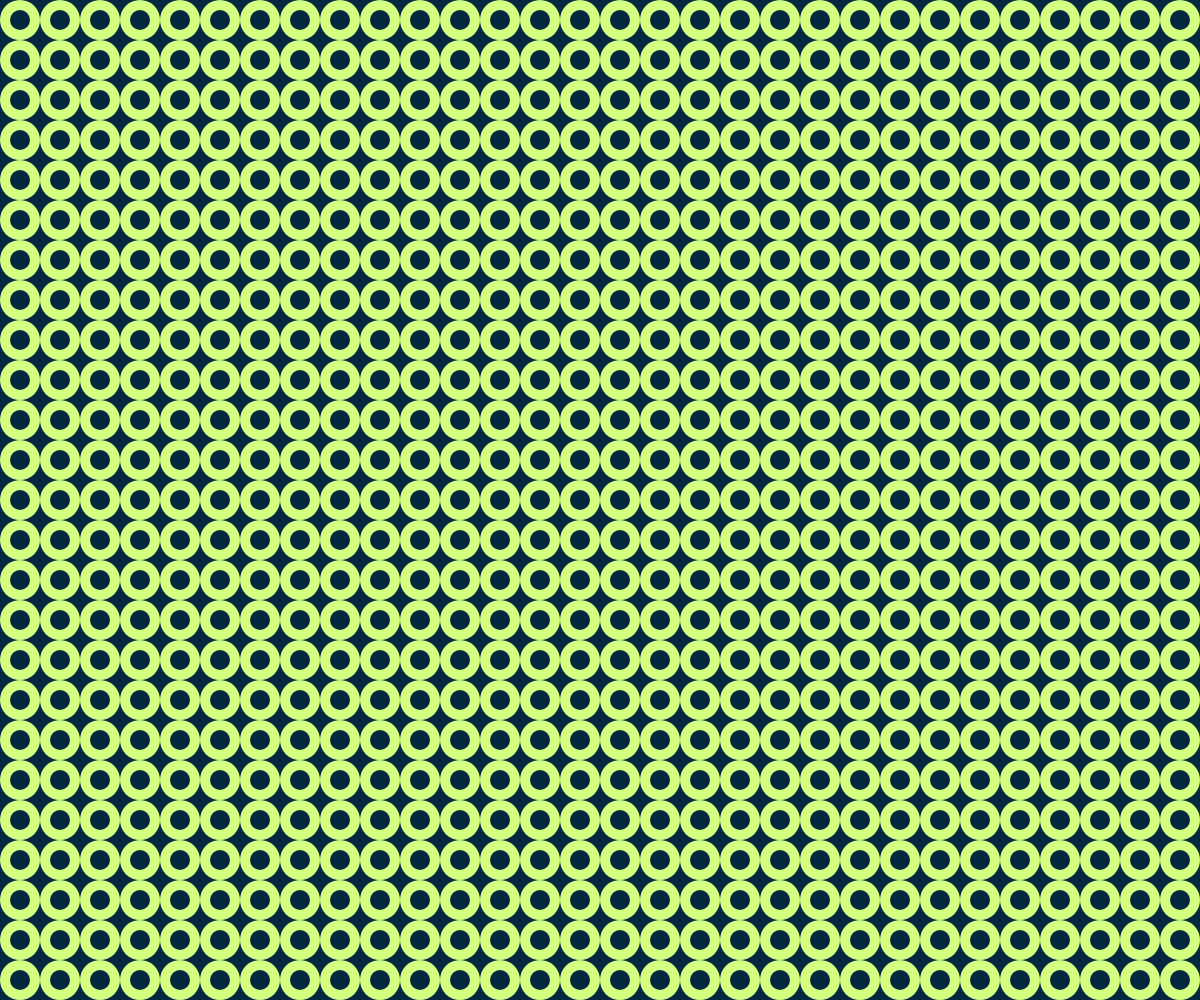
Frame 1 (no input)
Frame 60 (no input): identical to frame 1, image omitted
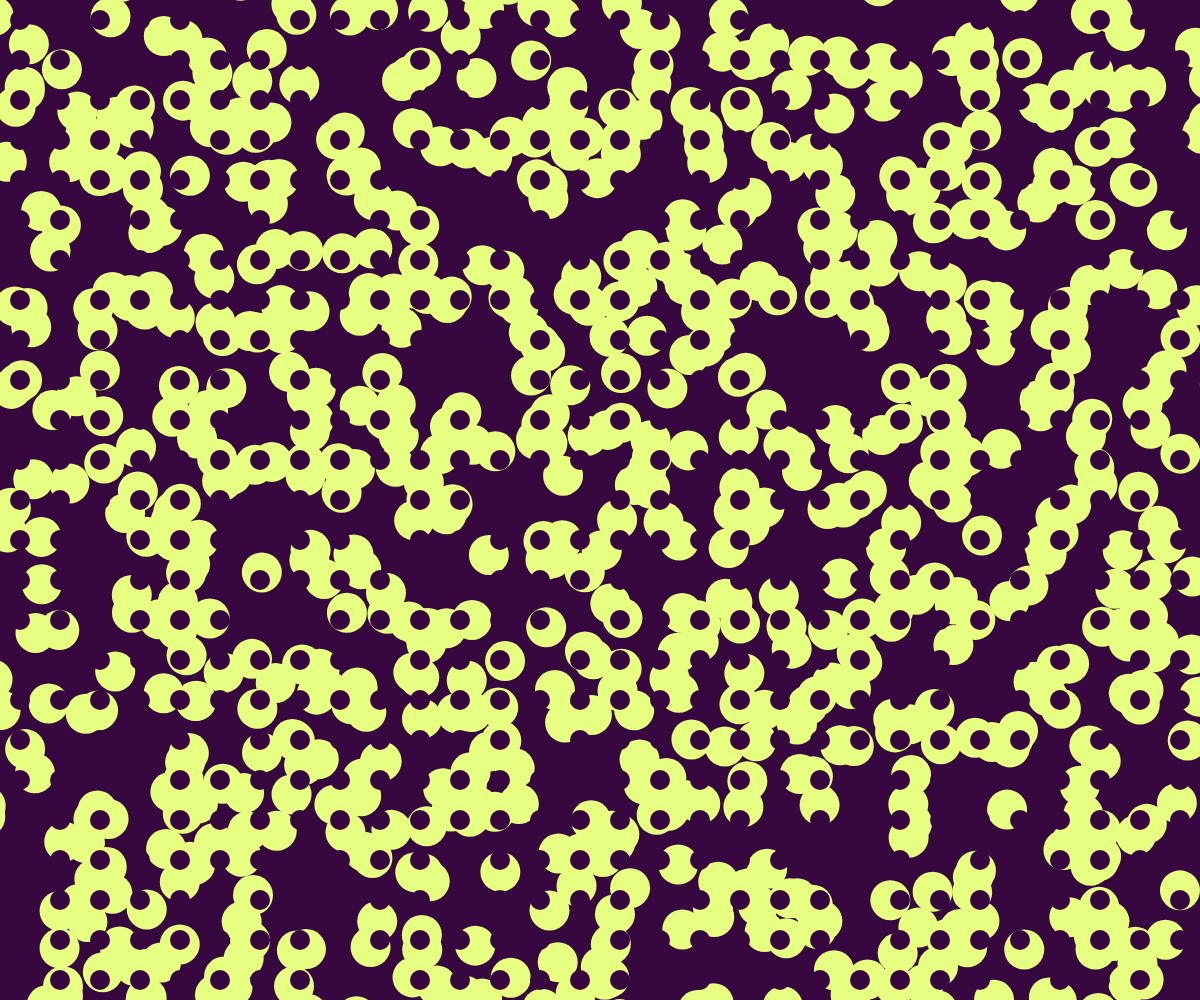
Frame 120 (the mouse pressed at the canvas centre since frame 60)

The p5.js sketch that drew these frames (run headless with seeded random() and noise() and a simulated clock; from frame 60 on, the mouse is pressed at the canvas centre):

// p5.js sketch
// ── sketch.js
"use strict";

//how many tiles will be displayed
let tileNumber = 30;
let tileSize;
let img;

let radSmall = 5;
let radBig = 10;

let col1, col2, backgroundColor;

let rSeed = 1;

function setup() {
  createCanvas(windowWidth, windowHeight);
  colorMode(HSB, 360, 100, 100, 100);
  angleMode(DEGREES);
  rectMode(CENTER);
  imageMode(CENTER);
  randomSeed(rSeed);
  col1 = color(random(45, 195), 50, 100);
  col2 = color(random(150, 300), 90, 25);
  tileSize = width / tileNumber;
  radSmall = tileSize * 0.25;
  radBig = tileSize * 0.5;
}

function draw() {
  background(col2);
  randomSeed(rSeed);
  for (let i = 0; i < tileNumber; i++) {
    for (let ii = 0; ii < tileNumber; ii++) {
      let x = tileSize * ii;
      let y = tileSize * i;
      let maxOffset = constrain(map(mouseX, 0, width, 0, 100), 0, 100);
      let xOffset = random(-maxOffset, maxOffset);
      let yOffset = random(-maxOffset, maxOffset);
      x += xOffset;
      y += yOffset;
      push();
      translate(x + tileSize / 2, y + tileSize / 2);
      fill(col1);
      noStroke();
      ellipse(0, 0, radBig * 2, radBig * 2);
      pop();
    }
  }

  for (let i = 0; i < tileNumber; i++) {
    for (let ii = 0; ii < tileNumber; ii++) {
      let x = tileSize * ii;
      let y = tileSize * i;
      push();
      translate(x + tileSize / 2, y + tileSize / 2);
      fill(col2);
      noStroke();
      ellipse(0, 0, radSmall * 2, radSmall * 2);
      pop();
    }
  }
}

function mousePressed() {
  rSeed++;
  col1 = color(random(45, 125), 50, 100);
  col2 = color(random(200, 360), random(45, 90), 25);
}
